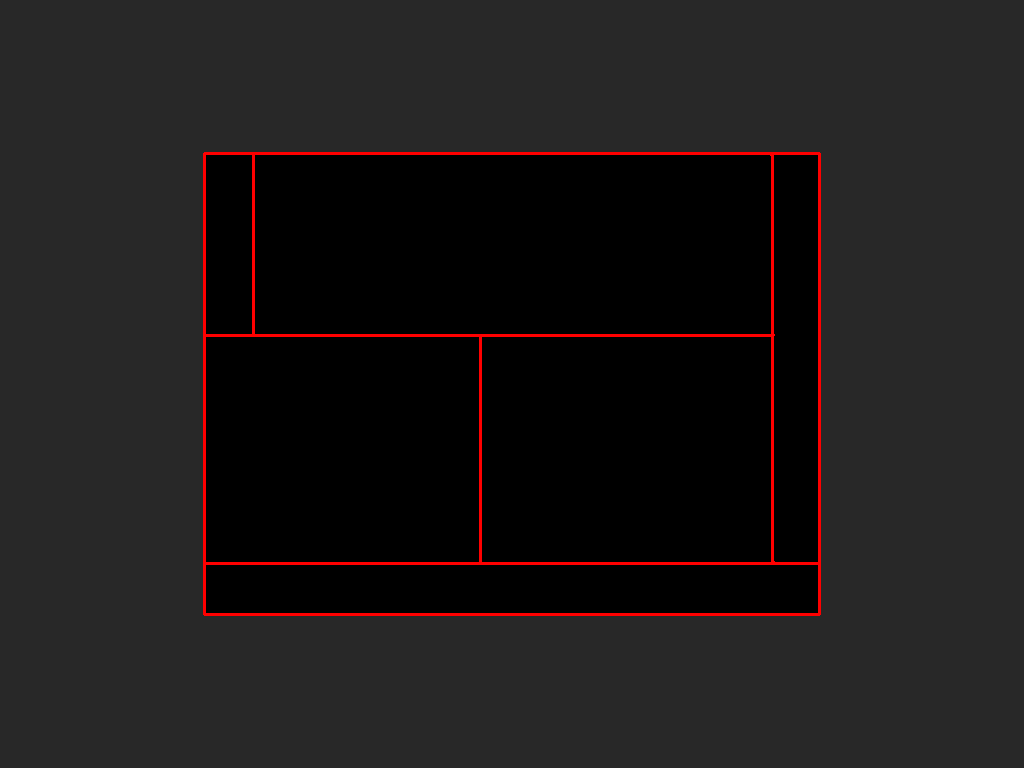
#> input picture generate&inference no texons/expt1_justCut/draw/blank1.0/101_0.png, 1024 x 768 px, given in place of 6_0.png, which was not available
$ python estimate_hyperprior_real_v1.1_nocolor_for_loop.py   (Python 2 division)   (older library calls are emulated)
#> lines starting #> are read from the running program, lines starting #| are printed output that depends on the picture
# -*- coding: utf-8 -*-
"""
Created on Mon Apr 24 13:52:00 2017

output: no all_possible_infer_trees, only most_likely_tree

@author: Edward Coen
"""

from __future__ import division
from mpl_toolkits.mplot3d import Axes3D
import scipy.special
from scipy.misc import comb
import math
import scipy.stats
import numpy as np
import networkx as nx
from networkx.algorithms.traversal.depth_first_search import dfs_successors
import itertools as it
import operator as op
import pandas as pd
import cv2
import sys
import itertools
import matplotlib.pyplot as plt
import graphviz
import cPickle as pickle
from sympy import *

sys.setrecursionlimit(1000000000)
"""
number of img to infer
"""
SUBJECT_NUM_LIST = range(1, 26)+range(101, 109)+range(201, 209)+range(301, 310)
IMG_LIST = []

IMG_NUM_BATCH = 2
IMG_NUM = 10001

"""
ncrp parameters
"""

GAMMA = 0
ALL_GUEST_NUM = 6

"""
image parameters
"""

IMAGE_WIDTH = 1024
IMAGE_HEIGHT = 768
COLOR_SPACE = [[128,128,128],[0,0,255],[0,255,0],[255,0,0],[0,255,255],[255,0,255],[255,255,0],[255,255,255]]
GRAPH_WIDTH = 500
TREE_GRAPH_HEIGHT = 252
INFER_IMG_ADJUST_HEIGHT = 300

"""
Dirchlet parmeters
"""
ALPHA_BASE = 0


"""
code parameters
"""

"""
global arguements
"""

# [41 lines of commented-out code are left out]

""" possible tree and its p value for curr img """

class possible_tree_generator():
    def __init__(self, img_num):
        self.img_num = img_num
        self.all_img_tree_list = []

    def __call__(self):
        img_original = cv2.imread('draw/blank1.0/'+IMG_LIST[self.img_num]+'.png')
        img_init = img_original[153:615, 204:820]
# [4 lines of commented-out code are left out]
        tree_init = nx.DiGraph()
        tree_init.add_node(1, img = img_init, complete = 0, terminal = 0, p_like = 1, p_poster_list = [], guest = [], depth = 1, possible_trees_num = 0)
        tree_list_init = [tree_init]
        possible_tree_list = possible_tree(tree_list_init)
        ncrp_tree_list = map(ncrp_tree_transform, possible_tree_list)
        return ncrp_tree_list

def possible_tree(tree_list):
    all_tree_complete = map(lambda x: x.node[1]['complete'], tree_list)
    if all_tree_complete.count(0) == 0:
        return tree_list

    else:
        tree_list_temp = map(tree_extend, tree_list)
        tree_list = tree_flatten(tree_list_temp)
        return possible_tree(tree_list)

# [109 lines left out: functions tree_extend, node_extend, make_extended_tree, cal_possible_cut_edges, not called in this run]

def cal_p_dirichlet(cut_propotion):
    alpha = [ALPHA_BASE] * len(cut_propotion)
    return scipy.stats.dirichlet.pdf(cut_propotion, alpha)

# [18 lines left out: functions tree_flatten, ncrp_tree_transform, not called in this run]

"""transform possible tree to table partion list  """
"""make the prior probability calculation easy"""
"""make the likelihood probabilty list"""

class likelihood():
    # [30 lines left out: functions __init__, prior_code_tree_transform, cal_code_list, not called in this run]

    def cal_children_single_guest_num(self, node_id):
        single_guest_num_list =  map(lambda x: len(self.graph.node[x]['guest']), nx.DiGraph.successors(self.graph, node_id))
        return len(single_guest_num_list) - single_guest_num_list.count(1)

    def cal_index_sorted(self, element):
        self.target = element
        return map(self.find_index, range(len(self.element_with_index_list)))

    def find_index(self, index):
        if self.element_with_index_list[index][1] == self.target:
            return index

    def __call__(self):
        map(self.prior_code_tree_transform, self.all_tree_graph)
        return self.all_tree_code, self.all_tree_p

"""cal the prior probability for every possible tree of curr img by the 'table partion list' form"""

class prior():

    def __init__(self, all_table_partion_list):
        self.all_table_partion_list = all_table_partion_list

    def cal_renomalize_parameter(self, table_partion):
        return 1/((1 - scipy.special.gamma(GAMMA) * GAMMA * scipy.special.gamma(np.array(table_partion).sum()) / scipy.special.gamma(np.array(table_partion).sum() + GAMMA)) * len(list(set(itertools.permutations(np.array(table_partion))))))

    # [4 lines left out: function cal_probability_table_partion, not called in this run]

    def cal_permutation_table_partion(self, table_partion):
        return list(set(list(itertools.permutations(table_partion))))

    def cal_all_combination_guest(self, permutation_table_partion):
        return reduce(op.add, map(self.cal_permutation_combination_guest, permutation_table_partion))

    def cal_permutation_combination_guest(self, table_partion):
        self.guest_left = np.array(table_partion).sum()
        return reduce(op.mul, map(self.cal_combination_guest, table_partion))

    # [13 lines left out: functions cal_combination_guest, cal_prior_probability, not called in this run]

    def __call__(self):
        return map(self.cal_prior_probability, self.all_table_partion_list)

""" make img likelihood function in abstract form"""

# [45 lines left out: function make_posterior_function, not called in this run]

"""cal the posterior probability and visualization the most likely tree"""
class posterior():
    def __init__(self, train_img_index):
        self.train_img_inedx = train_img_index

    def __call__(self):
#        img_loglikelihood_given_gamma_alpha = 1
        f_img_likelihood = Function('f_img_likelihood')
        f_all_img = 1
        for z in self.train_img_inedx:
            print z
            Possible_Tree = possible_tree_generator(z)
            Possible_Tree_List = Possible_Tree()
            f_img_likelihood = reduce(op.add, map(make_posterior_function, Possible_Tree_List))
            f_all_img = f_all_img * f_img_likelihood
# [9 lines of commented-out code are left out]
        return f_all_img
# [59 lines of commented-out code are left out]

# [49 lines left out: function visualization, not called in this run]

def main():
    F_Img_Likelihood = Function('F_Img_Likelihood')
    loggamma_hyper_sample = np.arange(-2, 2.01, 1)
#    gamma_hyper_sample = map(lambda x: np.e**x, loggamma_hyper_sample)
    gamma_hyper_sample = np.arange(0.7, 1.11, 0.1)
    logalpha_hyper_sample = np.arange(-4, 4.01, 1)
#    alpha_hyper_sample = map(lambda x: np.e**x, logalpha_hyper_sample)
    alpha_hyper_sample = np.arange(3.1, 4.11, 0.1)
    GAM, ALP = np.meshgrid(gamma_hyper_sample, alpha_hyper_sample)

    for i in SUBJECT_NUM_LIST:
        IMG_LIST.append(str(i) + '_0')
        IMG_LIST.append(str(i) + '_1')
    print IMG_LIST

    num_K_folder = 10
    num_total_images = len(IMG_LIST)
    print 'k', num_K_folder
    print 'total num', num_total_images
    num_each_folder = int(num_total_images/num_K_folder)

    maxLikelihood_list = []
    for folder_index in range(num_K_folder):

        test_img_index = range(folder_index * num_each_folder, (folder_index + 1) * num_each_folder)
        train_img_index = list(set(range(num_total_images)) - set(test_img_index))
        print(train_img_index)
        Posterior_Likelihood = posterior(train_img_index)
        F_Img_Likelihood = Posterior_Likelihood()
        Test_Likelihood = posterior(test_img_index)
        F_Testimg_Likelihood = Test_Likelihood()

        p_unnormalized = np.array([float(F_Img_Likelihood.subs({'theta': gamma, 'alpha': alpha})) for gamma, alpha in zip(np.ravel(GAM), np.ravel(ALP))])
        p = p_unnormalized/np.sum(p_unnormalized)
        P = p.reshape(GAM.shape)
        est = zip(np.ravel(GAM), np.ravel(ALP))[np.argmax(P)]
        print est

        train_gamma, train_alpha = est
        p_test = float(F_Testimg_Likelihood.subs({'theta': train_gamma, 'alpha': train_alpha}))
        maxLikelihood_list.append(p_test)
        print p_test

        heat_map = {'gamma': GAM.flatten(), 'alpha': ALP.flatten(), 'p': P.flatten()}
        export_IC_CE = pd.DataFrame(heat_map, columns = ['gamma', 'alpha', 'p'])
        export_IC_CE.to_csv('hyperprior_1.1' + str(folder_index) + '.csv')
#> this loop made 1 pass
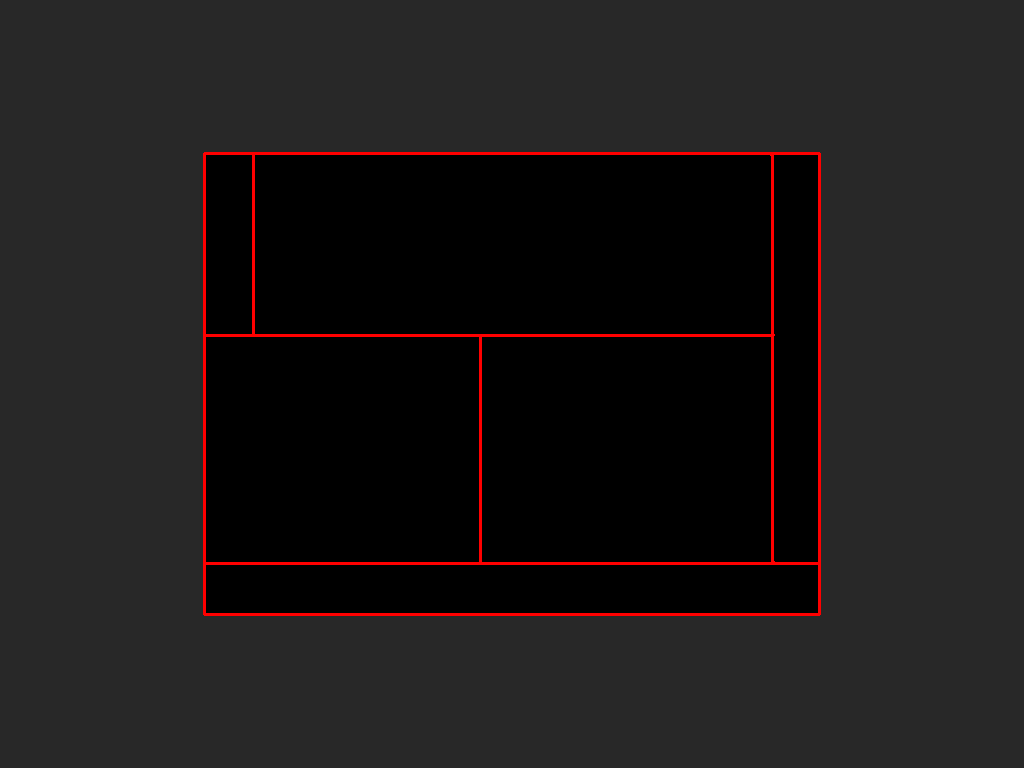
#> input picture generate&inference no texons/expt1_justCut/draw/blank1.0/101_0.png, 1024 x 768 px, given in place of 6_0.png, which was not available
#> pass 1, in __call__, `img_init = img_original[153:615, 204:820]`:
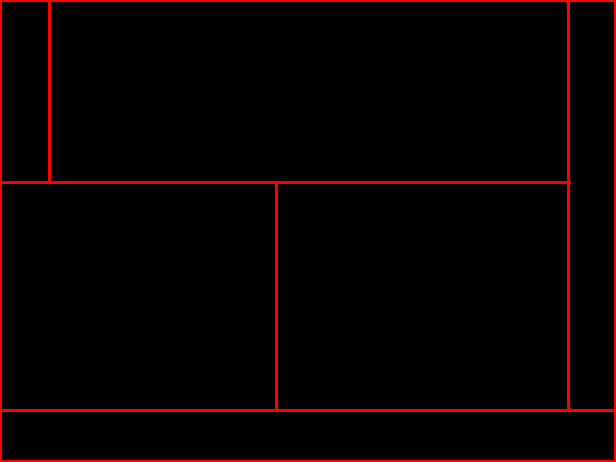
#> img_init: shape (462, 616, 3); mean B, G, R 0, 0, 9.2

    print(maxLikelihood_list)
    print(np.mean(maxLikelihood_list))
    export_maxLikelihood = pd.DataFrame(maxLikelihood_list)
    export_maxLikelihood.to_csv('mean_maxLikelihood_1.1.csv')
    # [7 lines of commented-out code are left out]
    print 'okkkkk'

if __name__ == "__main__":
#> (the run stopped early here; a loop or call above may not have finished)

$ run again, on generate&inference no texons/expt1_justCut/draw/blank1.0/104_0_1.png
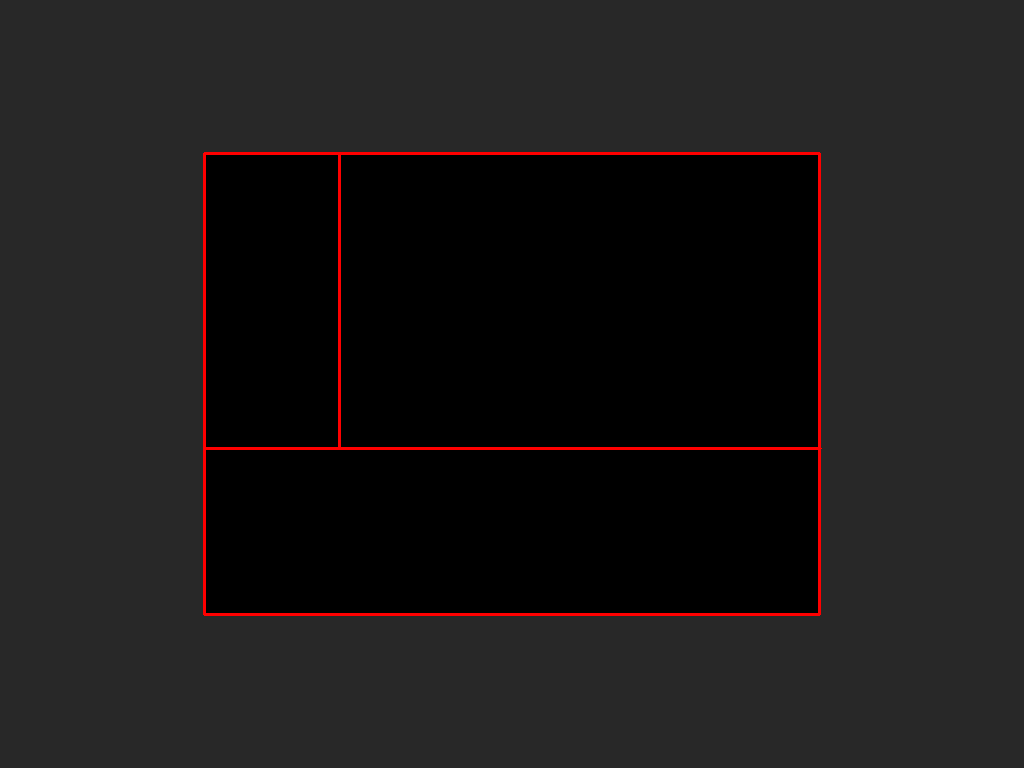
#> input picture generate&inference no texons/expt1_justCut/draw/blank1.0/104_0_1.png, 1024 x 768 px, given in place of 6_0.png, which was not available
#> the loop in main, `for folder_index in range(num_K_folder): ` made 1 pass
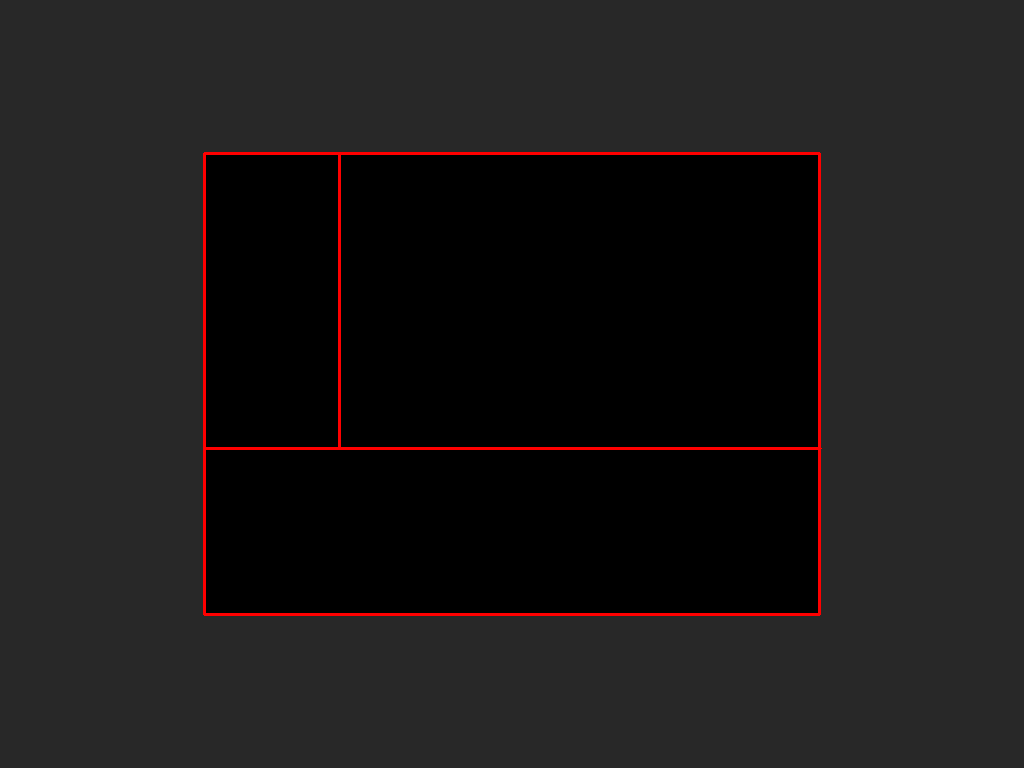
#> input picture generate&inference no texons/expt1_justCut/draw/blank1.0/104_0_1.png, 1024 x 768 px, given in place of 6_0.png, which was not available
#> pass 1, in __call__, `img_init = img_original[153:615, 204:820]`:
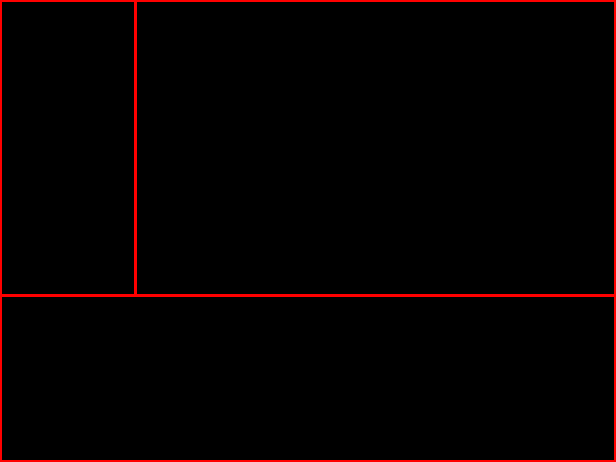
#> img_init: shape (462, 616, 3); mean B, G, R 0, 0, 6.3
